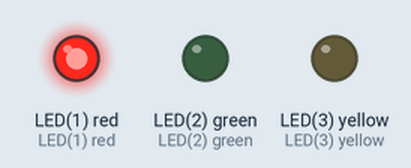
Recording of a program running on a simulated pyboard running MicroPython. Shown: output pins drawn as LEDs (lit = HIGH).

Above: at 0.5 s.
At 2.5 s:
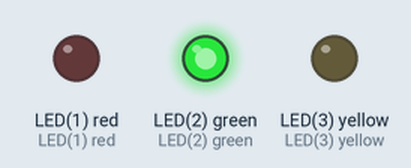
At 4.5 s:
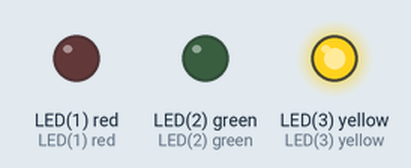
At 5.5 s:
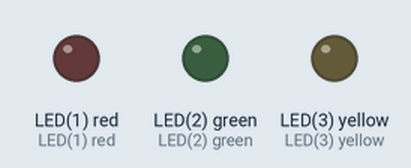
Timing chart, 0 to 7.8 s (numbered marks = the images above):
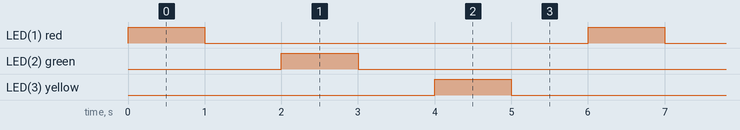

The program:

Blink.py
```python
## @file Blink.py
#
# @brief Python script 'Hello World'

############################
# Creator of the File: Elmar Wings
# Date created: 28.8.2024
# Path: Code/HelloWorld/Blink.py
# Version: 2.0
# Reviewed by:
# Review Date:
############################
#
#@mainpage Hello World
#@section intro_sec Introduction
#If you a new hardware based of Arduino, you have to configure the Arduino IDE. After connecting the hardware with the PC, you have to configure the IDE. If you have to test the communication between PC and the hardware, you have to test it with a simple program. If the program works, you are sure that the process 'Creating a sketch' -> 'Downloading a sketch' -> 'Running a sketch'. If the program works, then the LED is switching on and off every 1sec.
#@section Blink_example
#The simple file
#


# Hello World for microcontroller boards
import pyb

## built-in red LED
redLED   = pyb.LED(1)

## built-in green LED
greenLED = pyb.LED(2)
## built-in blue LED
blueLED  = pyb.LED(3)

## endless loop with LED.on and LED.off
while True:
    # Turns on the red LED
    redLED.on()
    # Makes the script wait for 1 second (1000 miliseconds)
    pyb.delay(1000)
    # Turns off the red LED
    redLED.off()
    pyb.delay(1000)
    greenLED.on()
    pyb.delay(1000)
    greenLED.off()
    pyb.delay(1000)
    blueLED.on()
    pyb.delay(1000)
    blueLED.off()
    pyb.delay(1000)
```

Measured:
- by itself, LED(1) red, LED(2) green, LED(3) yellow: alternates HIGH for 1.0 s and LOW for 5.0 s
- by itself, everything shown: repeats every 6.0 s, in 6 steps
